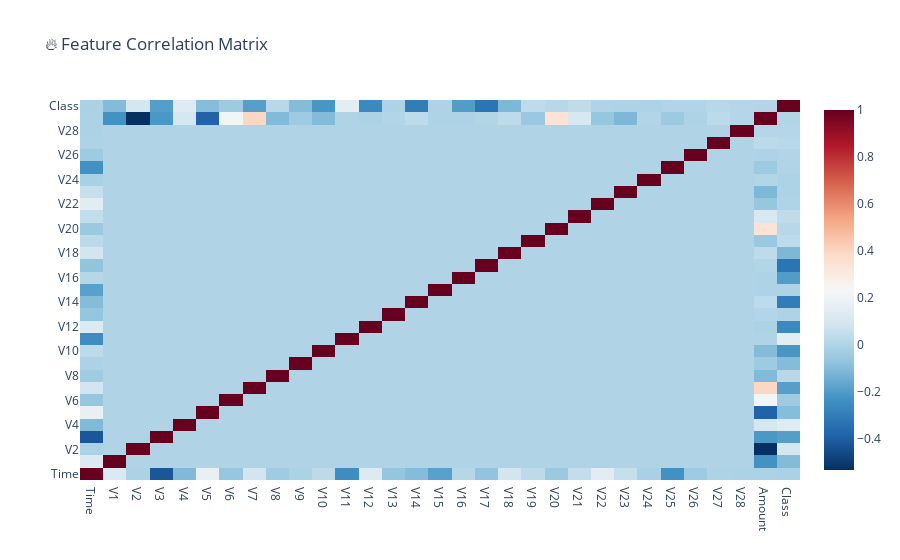

Notebook code for this chart:
### Code cell
# ── 3.4 Interactive Correlation Heatmap ───────────────────────

corr = df.corr()

fig = px.imshow(corr, text_auto=False, aspect="auto",
                title='🔥 Feature Correlation Matrix',
                color_continuous_scale='RdBu_r',
                origin='lower')
fig.show()

### Figure 1 — Plotly figure (JSON) as saved in the notebook; plotly's stock layout.template omitted (floating-point values rounded to 4 significant figures; data arrays with more than 128 entries replaced by an {"elided": "..."} marker saying what was removed)
{"data": [{"coloraxis": "coloraxis", "hovertemplate": "x: %{x}<br>y: %{y}<br>color: %{z}<extra></extra>", "name": "0", "type": "heatmap", "x": ["Time", "V1", "V2", "V3", "V4", "V5", "V6", "V7", "V8", "V9", "V10", "V11", "V12", "V13", "V14", "V15", "V16", "V17", "V18", "V19", "V20", "V21", "V22", "V23", "V24", "V25", "V26", "V27", "V28", "Amount", "Class"], "xaxis": "x", "y": ["Time", "V1", "V2", "V3", "V4", "V5", "V6", "V7", "V8", "V9", "V10", "V11", "V12", "V13", "V14", "V15", "V16", "V17", "V18", "V19", "V20", "V21", "V22", "V23", "V24", "V25", "V26", "V27", "V28", "Amount", "Class"], "yaxis": "y", "z": {"elided": "31x31 float values"}}], "layout": {"coloraxis": {"colorscale": [[0, "rgb(5,48,97)"], [0.1, "rgb(33,102,172)"], [0.2, "rgb(67,147,195)"], [0.3, "rgb(146,197,222)"], [0.4, "rgb(209,229,240)"], [0.5, "rgb(247,247,247)"], [0.6, "rgb(253,219,199)"], [0.7, "rgb(244,165,130)"], [0.8, "rgb(214,96,77)"], [0.9, "rgb(178,24,43)"], [1, "rgb(103,0,31)"]]}, "title": {"text": "🔥 Feature Correlation Matrix"}, "xaxis": {"anchor": "y", "domain": [0, 1]}, "yaxis": {"anchor": "x", "autorange": true, "domain": [0, 1]}}}
